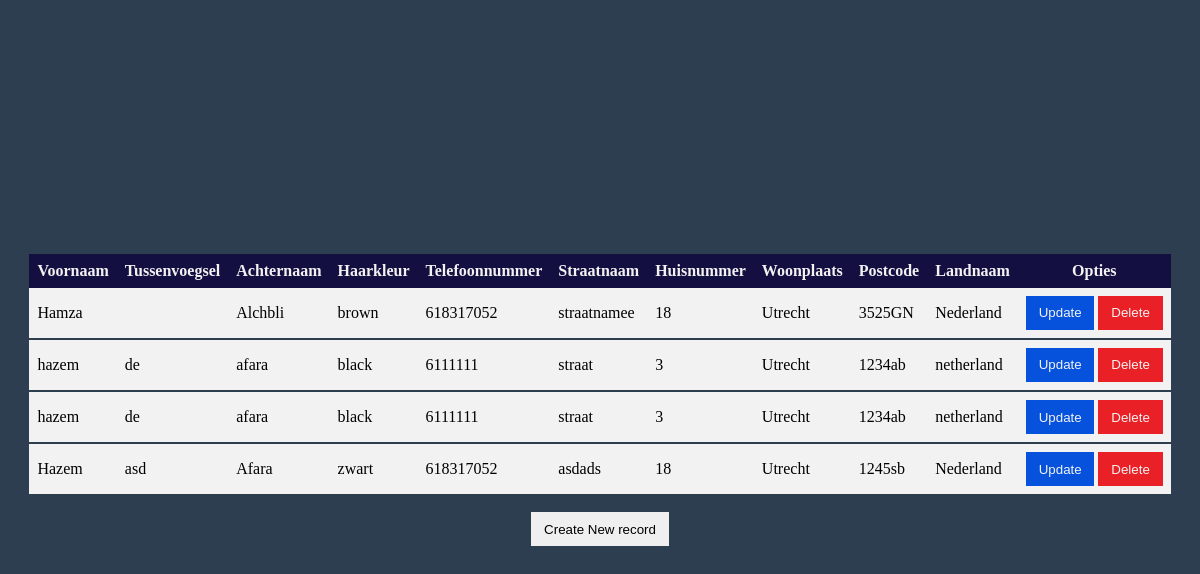
The page / on the database its author committed.
### tables this page shows
CREATE TABLE IF NOT EXISTS `Persoon` (
  `Id` int(11) NOT NULL AUTO_INCREMENT,
  `Firstname` varchar(100) NOT NULL,
  `Infix` varchar(20) NOT NULL,
  `Lastname` varchar(100) NOT NULL,
  `Haircolor` varchar(100) NOT NULL,
  `Phone` int(20) NOT NULL,
  `Streetname` varchar(100) NOT NULL,
  `Huisnumber` varchar(20) NOT NULL,
  `City` varchar(100) NOT NULL,
  `Postalcode` varchar(10) NOT NULL,
  `Land` varchar(20) NOT NULL,
  PRIMARY KEY (`Id`)
);

### index.php (the view)
<?php
require_once "connect.php";
try {
    $sql = 'select * from Persoon';
    $q = $pdo->query($sql);
    $q->setFetchMode(PDO::FETCH_ASSOC);
} catch (PDOException $e) {
    die("Could not connect to the database $dbname :" . $e->getMessage());
}
?>
<head>
    <link rel="stylesheet" href="./media/main.css">
</head>
<main>
    <table>
        <tr>
            <th>Voornaam</th>
            <th>Tussenvoegsel</th>
            <th>Achternaam</th>
            <th>Haarkleur</th>
            <th>Telefoonnummer</th>
            <th>Straatnaam</th>
            <th>Huisnummer</th>
            <th>Woonplaats</th>
            <th>Postcode</th>
            <th>Landnaam</th>
            <th>Opties</th>
        </tr>
        <?php while($row = $q->fetch()) : ?>
            <tr>
                <td><?= htmlspecialchars($row["Firstname"])?></td>
                <td><?= htmlspecialchars($row["Infix"])?></td>
                <td><?= htmlspecialchars($row["Lastname"])?></td>
                <td><?= htmlspecialchars($row["Haircolor"])?></td>
                <td><?= htmlspecialchars($row["Phone"])?></td>
                <td><?= htmlspecialchars($row["Streetname"])?></td>
                <td><?= htmlspecialchars($row["Huisnumber"])?></td>
                <td><?= htmlspecialchars($row["City"])?></td>
                <td><?= htmlspecialchars($row["Postalcode"])?></td>
                <td><?= htmlspecialchars($row["Land"])?></td>
                <td>
                    <button class="btn btn-update"><a href="delete.php?updateid=<?= $row['Id']?>" >Update</a></button>
                    <button class="btn btn-delete" ><a href="delete.php?deleteid=<?= $row['Id']?>" >Delete</a></button>
                </td>
            </tr>
        <?php endwhile ?>
    </table>
        <button class="btn"><a href="create.php">Create New record</a></button>
</main>

### media/main.css (style rules this page uses)
*, *::before, *::after { margin: 0; padding: 0; box-sizing: border-box; }
a { color: black; text-decoration: none; }
main { display: flex; justify-content: center; align-items: center; flex-direction: column; gap: 1rem; height: 100%; }
table { border-collapse: collapse; }
tr:not(:first-child) { background-color: #f2f2f2; border-bottom: 2px solid #2c3e50; }
tr:first-child { background-color: #130f40; border-radius: 10px 10px 0 0; }
th { color: #f2f2f2; }
th, td { padding: 0.5rem; }
.btn { padding: 0.6rem 0.8rem; outline: none; border: none; }
.btn-delete { background-color: #ea2027; }
.btn-delete a { color: #f2f2f2; }
.btn-update { background-color: #0652dd; }
.btn-update a { color: #f2f2f2; }

### rows shown on the page
persoon: Firstname "Hamza", Lastname "Alchbli", Haircolor "brown", Phone "618317052", Streetname "straatnamee", Huisnumber "18", City "Utrecht", Postalcode "3525GN", Land "Nederland"
persoon: Firstname "hazem", Infix "de", Lastname "afara", Haircolor "black", Phone "6111111", Streetname "straat", Huisnumber "3", City "Utrecht", Postalcode "1234ab", Land "netherland"
persoon: Firstname "hazem", Infix "de", Lastname "afara", Haircolor "black", Phone "6111111", Streetname "straat", Huisnumber "3", City "Utrecht", Postalcode "1234ab", Land "netherland"
persoon: Firstname "Hazem", Infix "asd", Lastname "Afara", Haircolor "zwart", Phone "618317052", Streetname "asdads", Huisnumber "18", City "Utrecht", Postalcode "1245sb", Land "Nederland"
